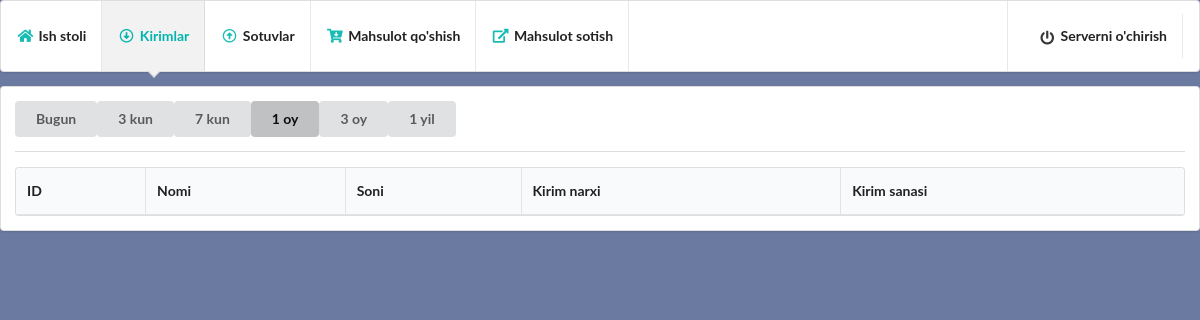
The app's page /imports/30, older data.
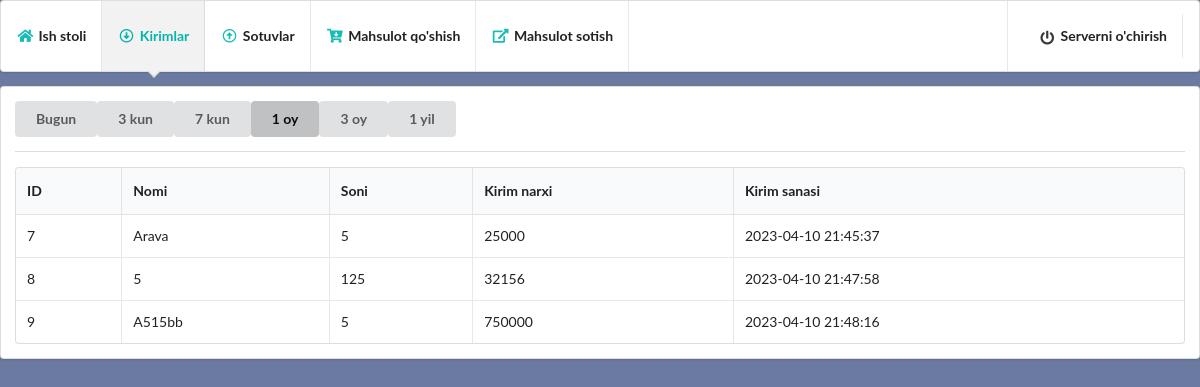
The same page, newer data.
### modules.py (models this page shows, shortened)
class inheritedClassName(db.Model):
    __abstract__ = True
    def format(self):
        return self.__dict__

@dataclass
class Imports(inheritedClassName):
    id: int
    name: String
    count: int
    in_time: DateTime
    in_price: Integer
    __tablename__ = "imports"
    id = Column(Integer, primary_key=True)
    name = Column(String, nullable=False)
    count = Column(Integer, default=0)
    in_time = Column(DateTime)
    in_price = Column(Integer)

### main.py (the view)
@app.route('/imports/<int:days>')
def imports(days):
    start = date.today() - timedelta(days=days)
    imports_query = Imports.query.filter(Imports.in_time>start).all()
    imports = [imp.format() for imp in imports_query]
    return render_template('imports.html', days=str(days), imports=imports)

### templates/imports.html (shortened to what this page needs)
<!DOCTYPE html>
<html lang="en">
<head>
    <link rel="stylesheet" href="{{ url_for('static', filename='semantic-ui/semantic.min.css') }}">
</head>
<body style="background-color: #6B7AA1;">
    <div class="ui pointing menu teal">
        <a href="/dashboard" class="item">
            <i class="home icon teal"></i>
            <b>Ish stoli</b>
        </a>
        <a href="/imports/1" class="active item">
            <i class="arrow alternate circle down outline icon teal"></i>
            <b>Kirimlar</b>
        </a>
        <a href="/sales/1" class="item">
            <i class="arrow alternate circle up outline icon teal"></i>
            <b>Sotuvlar</b>
        </a>
        <a href="/add_item" class="item">
            <i class="cart arrow down icon teal"></i>
            <b>Mahsulot qo'shish</b>
        </a>
        <a href="/items" class="item">
            <i class="external alternate icon teal"></i>
            <b>Mahsulot sotish</b>
        </a>
        <div class="right menu">
          <div class="item">
              <a href="/stop" class="item">
                  <i class="power off icon"></i>
                  <b>Serverni o'chirish</b>
              </a>
          </div>
      </div>
      </div>
      <div class="ui segment">
        <div class="ui buttons">
          <a href="/imports/1"><button class="ui button {% if days == '1' %} {{ 'active' }} {% endif %}">Bugun</button></a>
          <a href="/imports/3"><button class="ui button {% if days == '3' %} {{ 'active' }} {% endif %}">3 kun</button></a>
          <a href="/imports/7"><button class="ui button {% if days == '7' %} {{ 'active' }} {% endif %}">7 kun</button></a>
          <a href="/imports/30"><button class="ui button {% if days == '30' %} {{ 'active' }} {% endif %}">1 oy</button></a>
          <a href="/imports/90"><button class="ui button {% if days == '90' %} {{ 'active' }} {% endif %}">3 oy</button></a>
          <a href="/imports/365"><button class="ui button {% if days == '365' %} {{ 'active' }} {% endif %}">1 yil</button></a>
        </div>
        <div class="ui divider"></div>
        <table class="ui celled table">
          <thead>
            <tr><th>ID</th>
            <th>Nomi</th>
            <th>Soni</th>
            <th>Kirim narxi</th>
            <th>Kirim sanasi</th>
          </tr></thead>
          <tbody>
            {% if imports %}
            {% for import in imports %}
            <tr>
              <td data-label="id">{{import.id}}</td>
              <td data-label="name">{{import.name}}</td>
              <td data-label="count">{{import.count}}</td>
              <td data-label="in_price">{{import.in_price}}</td>
              <td data-label="in_time">{{import.in_time}}</td>
            </tr>
            {% endfor %}
            {% endif %}
          </tbody>
        </table>
      </div>
</body>
</html>

Row changes from the older to the newer data that the page shows:
added Imports: id "7", name "Arava", count "5", in_price "25000", in_time "2023-04-10 21:45:37"
added Imports: id "8", name "5", count "125", in_price "32156", in_time "2023-04-10 21:47:58"
added Imports: id "9", name "A515bb", count "5", in_price "750000", in_time "2023-04-10 21:48:16"
